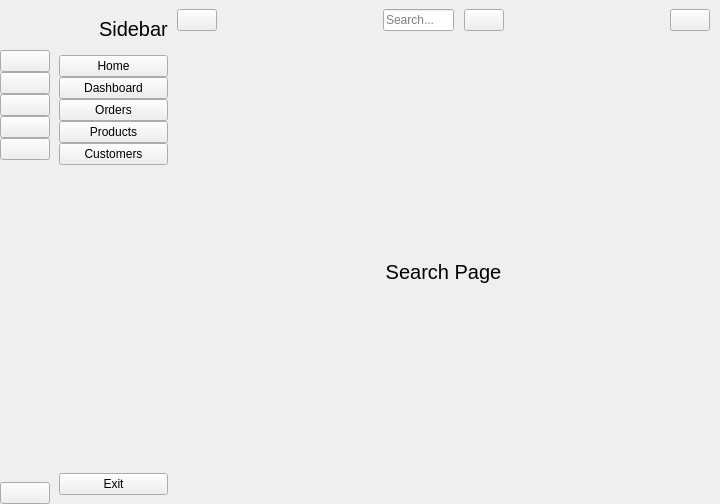
<?xml version="1.0" encoding="UTF-8"?>
<ui version="4.0">
 <class>MainWindow</class>
 <widget class="QMainWindow" name="MainWindow">
  <property name="geometry">
   <rect>
    <x>0</x>
    <y>0</y>
    <width>720</width>
    <height>504</height>
   </rect>
  </property>
  <property name="windowTitle">
   <string>MainWindow</string>
  </property>
  <widget class="QWidget" name="centralwidget">
   <layout class="QGridLayout" name="gridLayout">
    <property name="leftMargin">
     <number>0</number>
    </property>
    <property name="topMargin">
     <number>0</number>
    </property>
    <property name="rightMargin">
     <number>0</number>
    </property>
    <property name="bottomMargin">
     <number>0</number>
    </property>
    <property name="spacing">
     <number>0</number>
    </property>
    <item row="0" column="2">
     <widget class="QWidget" name="widget_3" native="true">
      <layout class="QVBoxLayout" name="verticalLayout_5">
       <property name="spacing">
        <number>0</number>
       </property>
       <property name="leftMargin">
        <number>0</number>
       </property>
       <property name="topMargin">
        <number>0</number>
       </property>
       <property name="rightMargin">
        <number>10</number>
       </property>
       <property name="bottomMargin">
        <number>0</number>
       </property>
       <item>
        <widget class="QWidget" name="header_widget" native="true">
         <property name="enabled">
          <bool>true</bool>
         </property>
         <property name="minimumSize">
          <size>
           <width>0</width>
           <height>40</height>
          </size>
         </property>
         <layout class="QHBoxLayout" name="horizontalLayout_4">
          <property name="spacing">
           <number>0</number>
          </property>
          <property name="leftMargin">
           <number>0</number>
          </property>
          <property name="topMargin">
           <number>0</number>
          </property>
          <property name="rightMargin">
           <number>0</number>
          </property>
          <property name="bottomMargin">
           <number>0</number>
          </property>
          <item>
           <widget class="QPushButton" name="change_btn">
            <property name="text">
             <string/>
            </property>
            <property name="icon">
             <iconset resource="resource.qrc">
              <normaloff>:/icon/icon/menu-4-32.ico</normaloff>:/icon/icon/menu-4-32.ico</iconset>
            </property>
            <property name="iconSize">
             <size>
              <width>14</width>
              <height>14</height>
             </size>
            </property>
            <property name="checkable">
             <bool>true</bool>
            </property>
           </widget>
          </item>
          <item>
           <spacer name="horizontalSpacer">
            <property name="orientation">
             <enum>Qt::Horizontal</enum>
            </property>
            <property name="sizeHint" stdset="0">
             <size>
              <width>202</width>
              <height>20</height>
             </size>
            </property>
           </spacer>
          </item>
          <item>
           <layout class="QHBoxLayout" name="horizontalLayout">
            <property name="spacing">
             <number>10</number>
            </property>
            <item>
             <widget class="QLineEdit" name="search_input">
              <property name="minimumSize">
               <size>
                <width>0</width>
                <height>0</height>
               </size>
              </property>
              <property name="frame">
               <bool>true</bool>
              </property>
              <property name="placeholderText">
               <string>Search...</string>
              </property>
             </widget>
            </item>
            <item>
             <widget class="QPushButton" name="search_btn">
              <property name="text">
               <string/>
              </property>
              <property name="icon">
               <iconset resource="resource.qrc">
                <normaloff>:/icon/icon/search-13-48.ico</normaloff>:/icon/icon/search-13-48.ico</iconset>
              </property>
             </widget>
            </item>
           </layout>
          </item>
          <item>
           <spacer name="horizontalSpacer_2">
            <property name="orientation">
             <enum>Qt::Horizontal</enum>
            </property>
            <property name="sizeHint" stdset="0">
             <size>
              <width>202</width>
              <height>20</height>
             </size>
            </property>
           </spacer>
          </item>
          <item>
           <widget class="QPushButton" name="user_btn">
            <property name="text">
             <string/>
            </property>
            <property name="icon">
             <iconset resource="resource.qrc">
              <normaloff>:/icon/icon/user-48.ico</normaloff>:/icon/icon/user-48.ico</iconset>
            </property>
            <property name="checkable">
             <bool>false</bool>
            </property>
           </widget>
          </item>
         </layout>
        </widget>
       </item>
       <item>
        <widget class="QStackedWidget" name="stackedWidget">
         <property name="currentIndex">
          <number>5</number>
         </property>
         <widget class="QWidget" name="page">
          <layout class="QGridLayout" name="gridLayout_3">
           <item row="0" column="0">
            <widget class="QLabel" name="label_4">
             <property name="font">
              <font>
               <pointsize>15</pointsize>
              </font>
             </property>
             <property name="text">
              <string>Home Page</string>
             </property>
             <property name="alignment">
              <set>Qt::AlignCenter</set>
             </property>
            </widget>
           </item>
          </layout>
         </widget>
         <widget class="QWidget" name="page_2">
          <layout class="QGridLayout" name="gridLayout_2">
           <item row="0" column="0">
            <widget class="QLabel" name="label_5">
             <property name="font">
              <font>
               <pointsize>15</pointsize>
              </font>
             </property>
             <property name="text">
              <string>Dashboard Page</string>
             </property>
             <property name="alignment">
              <set>Qt::AlignCenter</set>
             </property>
            </widget>
           </item>
          </layout>
         </widget>
         <widget class="QWidget" name="page_3">
          <layout class="QGridLayout" name="gridLayout_4">
           <item row="0" column="0">
            <widget class="QLabel" name="label_6">
             <property name="font">
              <font>
               <pointsize>15</pointsize>
              </font>
             </property>
             <property name="text">
              <string>Orders Page</string>
             </property>
             <property name="alignment">
              <set>Qt::AlignCenter</set>
             </property>
            </widget>
           </item>
          </layout>
         </widget>
         <widget class="QWidget" name="page_4">
          <layout class="QGridLayout" name="gridLayout_5">
           <item row="0" column="0">
            <widget class="QLabel" name="label_7">
             <property name="font">
              <font>
               <pointsize>15</pointsize>
              </font>
             </property>
             <property name="text">
              <string>Products Page</string>
             </property>
             <property name="alignment">
              <set>Qt::AlignCenter</set>
             </property>
            </widget>
           </item>
          </layout>
         </widget>
         <widget class="QWidget" name="page_5">
          <layout class="QGridLayout" name="gridLayout_6">
           <item row="0" column="0">
            <widget class="QLabel" name="label_8">
             <property name="font">
              <font>
               <pointsize>15</pointsize>
              </font>
             </property>
             <property name="text">
              <string>Customers Page</string>
             </property>
             <property name="alignment">
              <set>Qt::AlignCenter</set>
             </property>
            </widget>
           </item>
          </layout>
         </widget>
         <widget class="QWidget" name="page_6">
          <layout class="QGridLayout" name="gridLayout_7">
           <item row="0" column="0">
            <widget class="QLabel" name="label_9">
             <property name="font">
              <font>
               <pointsize>15</pointsize>
               <bold>false</bold>
              </font>
             </property>
             <property name="text">
              <string>Search Page</string>
             </property>
             <property name="alignment">
              <set>Qt::AlignCenter</set>
             </property>
            </widget>
           </item>
          </layout>
         </widget>
         <widget class="QWidget" name="page_7">
          <layout class="QGridLayout" name="gridLayout_8">
           <item row="0" column="0">
            <widget class="QLabel" name="label_10">
             <property name="font">
              <font>
               <pointsize>15</pointsize>
               <bold>false</bold>
              </font>
             </property>
             <property name="text">
              <string>User Page</string>
             </property>
             <property name="alignment">
              <set>Qt::AlignCenter</set>
             </property>
            </widget>
           </item>
          </layout>
         </widget>
        </widget>
       </item>
      </layout>
     </widget>
    </item>
    <item row="0" column="1">
     <widget class="QWidget" name="full_menu_widget" native="true">
      <layout class="QVBoxLayout" name="verticalLayout_4">
       <property name="spacing">
        <number>6</number>
       </property>
       <property name="leftMargin">
        <number>9</number>
       </property>
       <property name="topMargin">
        <number>9</number>
       </property>
       <property name="rightMargin">
        <number>9</number>
       </property>
       <property name="bottomMargin">
        <number>9</number>
       </property>
       <item>
        <layout class="QHBoxLayout" name="horizontalLayout_2">
         <property name="spacing">
          <number>0</number>
         </property>
         <item>
          <widget class="QLabel" name="logo_label_2">
           <property name="minimumSize">
            <size>
             <width>40</width>
             <height>40</height>
            </size>
           </property>
           <property name="maximumSize">
            <size>
             <width>40</width>
             <height>40</height>
            </size>
           </property>
           <property name="text">
            <string/>
           </property>
           <property name="pixmap">
            <pixmap resource="resource.qrc">:/icon/icon/Logo.png</pixmap>
           </property>
           <property name="scaledContents">
            <bool>true</bool>
           </property>
          </widget>
         </item>
         <item>
          <widget class="QLabel" name="logo_label_3">
           <property name="font">
            <font>
             <pointsize>15</pointsize>
            </font>
           </property>
           <property name="text">
            <string>Sidebar</string>
           </property>
          </widget>
         </item>
        </layout>
       </item>
       <item>
        <layout class="QVBoxLayout" name="verticalLayout_2">
         <property name="spacing">
          <number>0</number>
         </property>
         <item>
          <widget class="QPushButton" name="home_btn_2">
           <property name="text">
            <string>Home</string>
           </property>
           <property name="icon">
            <iconset resource="resource.qrc">
             <normaloff>:/icon/icon/home-4-32.ico</normaloff>
             <normalon>:/icon/icon/home-4-48.ico</normalon>:/icon/icon/home-4-32.ico</iconset>
           </property>
           <property name="iconSize">
            <size>
             <width>14</width>
             <height>14</height>
            </size>
           </property>
           <property name="checkable">
            <bool>true</bool>
           </property>
           <property name="autoExclusive">
            <bool>true</bool>
           </property>
          </widget>
         </item>
         <item>
          <widget class="QPushButton" name="dashboard_btn_2">
           <property name="text">
            <string>Dashboard</string>
           </property>
           <property name="icon">
            <iconset resource="resource.qrc">
             <normaloff>:/icon/icon/dashboard-5-32.ico</normaloff>
             <normalon>:/icon/icon/dashboard-5-48.ico</normalon>:/icon/icon/dashboard-5-32.ico</iconset>
           </property>
           <property name="iconSize">
            <size>
             <width>14</width>
             <height>14</height>
            </size>
           </property>
           <property name="checkable">
            <bool>true</bool>
           </property>
           <property name="autoExclusive">
            <bool>true</bool>
           </property>
          </widget>
         </item>
         <item>
          <widget class="QPushButton" name="orders_btn_2">
           <property name="text">
            <string>Orders</string>
           </property>
           <property name="icon">
            <iconset resource="resource.qrc">
             <normaloff>:/icon/icon/activity-feed-32.ico</normaloff>
             <normalon>:/icon/icon/activity-feed-48.ico</normalon>:/icon/icon/activity-feed-32.ico</iconset>
           </property>
           <property name="iconSize">
            <size>
             <width>14</width>
             <height>14</height>
            </size>
           </property>
           <property name="checkable">
            <bool>true</bool>
           </property>
           <property name="autoExclusive">
            <bool>true</bool>
           </property>
          </widget>
         </item>
         <item>
          <widget class="QPushButton" name="products_btn_2">
           <property name="text">
            <string>Products</string>
           </property>
           <property name="icon">
            <iconset resource="resource.qrc">
             <normaloff>:/icon/icon/product-32.ico</normaloff>
             <normalon>:/icon/icon/product-48.ico</normalon>:/icon/icon/product-32.ico</iconset>
           </property>
           <property name="iconSize">
            <size>
             <width>14</width>
             <height>14</height>
            </size>
           </property>
           <property name="checkable">
            <bool>true</bool>
           </property>
           <property name="autoExclusive">
            <bool>true</bool>
           </property>
          </widget>
         </item>
         <item>
          <widget class="QPushButton" name="customers_btn_2">
           <property name="text">
            <string>Customers</string>
           </property>
           <property name="icon">
            <iconset resource="resource.qrc">
             <normaloff>:/icon/icon/group-32.ico</normaloff>
             <normalon>:/icon/icon/group-48.ico</normalon>:/icon/icon/group-32.ico</iconset>
           </property>
           <property name="iconSize">
            <size>
             <width>14</width>
             <height>14</height>
            </size>
           </property>
           <property name="checkable">
            <bool>true</bool>
           </property>
           <property name="autoExclusive">
            <bool>true</bool>
           </property>
          </widget>
         </item>
        </layout>
       </item>
       <item>
        <spacer name="verticalSpacer_2">
         <property name="orientation">
          <enum>Qt::Vertical</enum>
         </property>
         <property name="sizeHint" stdset="0">
          <size>
           <width>20</width>
           <height>358</height>
          </size>
         </property>
        </spacer>
       </item>
       <item>
        <widget class="QPushButton" name="exit_btn_2">
         <property name="text">
          <string>Exit</string>
         </property>
         <property name="icon">
          <iconset resource="resource.qrc">
           <normaloff>:/icon/icon/close-window-64.ico</normaloff>:/icon/icon/close-window-64.ico</iconset>
         </property>
         <property name="iconSize">
          <size>
           <width>14</width>
           <height>14</height>
          </size>
         </property>
        </widget>
       </item>
      </layout>
     </widget>
    </item>
    <item row="0" column="0">
     <widget class="QWidget" name="icon_only_widget" native="true">
      <layout class="QVBoxLayout" name="verticalLayout_3">
       <property name="spacing">
        <number>0</number>
       </property>
       <property name="leftMargin">
        <number>0</number>
       </property>
       <property name="topMargin">
        <number>0</number>
       </property>
       <property name="rightMargin">
        <number>0</number>
       </property>
       <property name="bottomMargin">
        <number>0</number>
       </property>
       <item>
        <layout class="QHBoxLayout" name="horizontalLayout_3">
         <item>
          <widget class="QLabel" name="logo_label_1">
           <property name="minimumSize">
            <size>
             <width>50</width>
             <height>50</height>
            </size>
           </property>
           <property name="maximumSize">
            <size>
             <width>50</width>
             <height>50</height>
            </size>
           </property>
           <property name="text">
            <string/>
           </property>
           <property name="pixmap">
            <pixmap resource="resource.qrc">:/icon/icon/Logo.png</pixmap>
           </property>
           <property name="scaledContents">
            <bool>true</bool>
           </property>
          </widget>
         </item>
        </layout>
       </item>
       <item>
        <layout class="QVBoxLayout" name="verticalLayout">
         <property name="spacing">
          <number>0</number>
         </property>
         <item>
          <widget class="QPushButton" name="home_btn_1">
           <property name="text">
            <string/>
           </property>
           <property name="icon">
            <iconset resource="resource.qrc">
             <normaloff>:/icon/icon/home-4-32.ico</normaloff>
             <normalon>:/icon/icon/home-4-48.ico</normalon>:/icon/icon/home-4-32.ico</iconset>
           </property>
           <property name="iconSize">
            <size>
             <width>20</width>
             <height>20</height>
            </size>
           </property>
           <property name="checkable">
            <bool>true</bool>
           </property>
           <property name="autoExclusive">
            <bool>true</bool>
           </property>
          </widget>
         </item>
         <item>
          <widget class="QPushButton" name="dashboard_btn_1">
           <property name="text">
            <string/>
           </property>
           <property name="icon">
            <iconset resource="resource.qrc">
             <normaloff>:/icon/icon/dashboard-5-32.ico</normaloff>
             <normalon>:/icon/icon/dashboard-5-48.ico</normalon>:/icon/icon/dashboard-5-32.ico</iconset>
           </property>
           <property name="iconSize">
            <size>
             <width>20</width>
             <height>20</height>
            </size>
           </property>
           <property name="checkable">
            <bool>true</bool>
           </property>
           <property name="autoExclusive">
            <bool>true</bool>
           </property>
          </widget>
         </item>
         <item>
          <widget class="QPushButton" name="orders_btn_1">
           <property name="text">
            <string/>
           </property>
           <property name="icon">
            <iconset resource="resource.qrc">
             <normaloff>:/icon/icon/activity-feed-32.ico</normaloff>
             <normalon>:/icon/icon/activity-feed-48.ico</normalon>:/icon/icon/activity-feed-32.ico</iconset>
           </property>
           <property name="iconSize">
            <size>
             <width>20</width>
             <height>20</height>
            </size>
           </property>
           <property name="checkable">
            <bool>true</bool>
           </property>
           <property name="autoExclusive">
            <bool>true</bool>
           </property>
          </widget>
         </item>
         <item>
          <widget class="QPushButton" name="products_btn_1">
           <property name="text">
            <string/>
           </property>
           <property name="icon">
            <iconset resource="resource.qrc">
             <normaloff>:/icon/icon/product-32.ico</normaloff>
             <normalon>:/icon/icon/product-48.ico</normalon>:/icon/icon/product-32.ico</iconset>
           </property>
           <property name="iconSize">
            <size>
             <width>20</width>
             <height>20</height>
            </size>
           </property>
           <property name="checkable">
            <bool>true</bool>
           </property>
           <property name="autoExclusive">
            <bool>true</bool>
           </property>
          </widget>
         </item>
         <item>
          <widget class="QPushButton" name="customers_btn_1">
           <property name="text">
            <string/>
           </property>
           <property name="icon">
            <iconset resource="resource.qrc">
             <normaloff>:/icon/icon/group-32.ico</normaloff>
             <normalon>:/icon/icon/group-48.ico</normalon>:/icon/icon/group-32.ico</iconset>
           </property>
           <property name="iconSize">
            <size>
             <width>20</width>
             <height>20</height>
            </size>
           </property>
           <property name="checkable">
            <bool>true</bool>
           </property>
           <property name="autoExclusive">
            <bool>true</bool>
           </property>
          </widget>
         </item>
        </layout>
       </item>
       <item>
        <spacer name="verticalSpacer">
         <property name="orientation">
          <enum>Qt::Vertical</enum>
         </property>
         <property name="sizeHint" stdset="0">
          <size>
           <width>20</width>
           <height>360</height>
          </size>
         </property>
        </spacer>
       </item>
       <item>
        <widget class="QPushButton" name="exit_btn_1">
         <property name="text">
          <string/>
         </property>
         <property name="icon">
          <iconset resource="resource.qrc">
           <normaloff>:/icon/icon/close-window-64.ico</normaloff>:/icon/icon/close-window-64.ico</iconset>
         </property>
         <property name="iconSize">
          <size>
           <width>20</width>
           <height>20</height>
          </size>
         </property>
        </widget>
       </item>
      </layout>
     </widget>
    </item>
   </layout>
  </widget>
 </widget>
 <resources>
  <include location="resource.qrc"/>
 </resources>
 <connections>
  <connection>
   <sender>change_btn</sender>
   <signal>toggled(bool)</signal>
   <receiver>icon_only_widget</receiver>
   <slot>setVisible(bool)</slot>
   <hints>
    <hint type="sourcelabel">
     <x>184</x>
     <y>21</y>
    </hint>
    <hint type="destinationlabel">
     <x>40</x>
     <y>238</y>
    </hint>
   </hints>
  </connection>
  <connection>
   <sender>change_btn</sender>
   <signal>toggled(bool)</signal>
   <receiver>full_menu_widget</receiver>
   <slot>setHidden(bool)</slot>
   <hints>
    <hint type="sourcelabel">
     <x>199</x>
     <y>25</y>
    </hint>
    <hint type="destinationlabel">
     <x>148</x>
     <y>372</y>
    </hint>
   </hints>
  </connection>
  <connection>
   <sender>home_btn_1</sender>
   <signal>toggled(bool)</signal>
   <receiver>home_btn_2</receiver>
   <slot>setChecked(bool)</slot>
   <hints>
    <hint type="sourcelabel">
     <x>42</x>
     <y>67</y>
    </hint>
    <hint type="destinationlabel">
     <x>67</x>
     <y>75</y>
    </hint>
   </hints>
  </connection>
  <connection>
   <sender>dashboard_btn_1</sender>
   <signal>toggled(bool)</signal>
   <receiver>dashboard_btn_2</receiver>
   <slot>setChecked(bool)</slot>
   <hints>
    <hint type="sourcelabel">
     <x>30</x>
     <y>99</y>
    </hint>
    <hint type="destinationlabel">
     <x>86</x>
     <y>97</y>
    </hint>
   </hints>
  </connection>
  <connection>
   <sender>orders_btn_1</sender>
   <signal>toggled(bool)</signal>
   <receiver>orders_btn_2</receiver>
   <slot>setChecked(bool)</slot>
   <hints>
    <hint type="sourcelabel">
     <x>35</x>
     <y>117</y>
    </hint>
    <hint type="destinationlabel">
     <x>71</x>
     <y>117</y>
    </hint>
   </hints>
  </connection>
  <connection>
   <sender>products_btn_1</sender>
   <signal>toggled(bool)</signal>
   <receiver>products_btn_2</receiver>
   <slot>setChecked(bool)</slot>
   <hints>
    <hint type="sourcelabel">
     <x>37</x>
     <y>156</y>
    </hint>
    <hint type="destinationlabel">
     <x>64</x>
     <y>141</y>
    </hint>
   </hints>
  </connection>
  <connection>
   <sender>customers_btn_1</sender>
   <signal>toggled(bool)</signal>
   <receiver>customers_btn_2</receiver>
   <slot>setChecked(bool)</slot>
   <hints>
    <hint type="sourcelabel">
     <x>30</x>
     <y>185</y>
    </hint>
    <hint type="destinationlabel">
     <x>66</x>
     <y>169</y>
    </hint>
   </hints>
  </connection>
  <connection>
   <sender>home_btn_2</sender>
   <signal>toggled(bool)</signal>
   <receiver>home_btn_1</receiver>
   <slot>setChecked(bool)</slot>
   <hints>
    <hint type="sourcelabel">
     <x>115</x>
     <y>65</y>
    </hint>
    <hint type="destinationlabel">
     <x>43</x>
     <y>61</y>
    </hint>
   </hints>
  </connection>
  <connection>
   <sender>dashboard_btn_2</sender>
   <signal>toggled(bool)</signal>
   <receiver>dashboard_btn_1</receiver>
   <slot>setChecked(bool)</slot>
   <hints>
    <hint type="sourcelabel">
     <x>162</x>
     <y>86</y>
    </hint>
    <hint type="destinationlabel">
     <x>33</x>
     <y>91</y>
    </hint>
   </hints>
  </connection>
  <connection>
   <sender>orders_btn_2</sender>
   <signal>toggled(bool)</signal>
   <receiver>orders_btn_1</receiver>
   <slot>setChecked(bool)</slot>
   <hints>
    <hint type="sourcelabel">
     <x>160</x>
     <y>117</y>
    </hint>
    <hint type="destinationlabel">
     <x>41</x>
     <y>120</y>
    </hint>
   </hints>
  </connection>
  <connection>
   <sender>products_btn_2</sender>
   <signal>toggled(bool)</signal>
   <receiver>products_btn_1</receiver>
   <slot>setChecked(bool)</slot>
   <hints>
    <hint type="sourcelabel">
     <x>144</x>
     <y>141</y>
    </hint>
    <hint type="destinationlabel">
     <x>45</x>
     <y>149</y>
    </hint>
   </hints>
  </connection>
  <connection>
   <sender>customers_btn_2</sender>
   <signal>toggled(bool)</signal>
   <receiver>customers_btn_1</receiver>
   <slot>setChecked(bool)</slot>
   <hints>
    <hint type="sourcelabel">
     <x>148</x>
     <y>172</y>
    </hint>
    <hint type="destinationlabel">
     <x>34</x>
     <y>182</y>
    </hint>
   </hints>
  </connection>
  <connection>
   <sender>exit_btn_2</sender>
   <signal>clicked()</signal>
   <receiver>MainWindow</receiver>
   <slot>close()</slot>
   <hints>
    <hint type="sourcelabel">
     <x>140</x>
     <y>490</y>
    </hint>
    <hint type="destinationlabel">
     <x>171</x>
     <y>503</y>
    </hint>
   </hints>
  </connection>
  <connection>
   <sender>exit_btn_1</sender>
   <signal>clicked()</signal>
   <receiver>MainWindow</receiver>
   <slot>close()</slot>
   <hints>
    <hint type="sourcelabel">
     <x>31</x>
     <y>490</y>
    </hint>
    <hint type="destinationlabel">
     <x>48</x>
     <y>503</y>
    </hint>
   </hints>
  </connection>
 </connections>
</ui>
